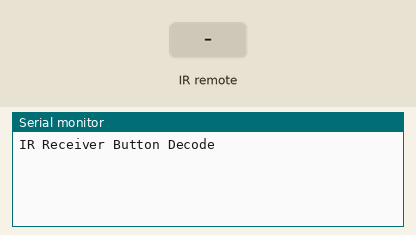
Simulated run of this sketch. Board: Arduino Uno, built with avr-gcc and run on an emulated ATmega328P. Shown: the last lines printed to the serial monitor. The inputs (shaded band) are chosen by the test bench.

Above: at 1.2 s.
1.3 s: infrared code 0xFF629D received
At 2.5 s:
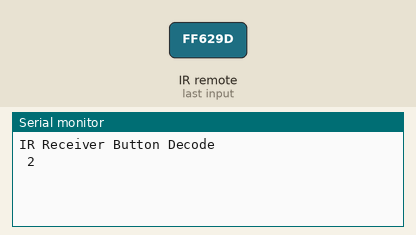
2.8 s: infrared code 0xFF42BD received
At 3.7 s:
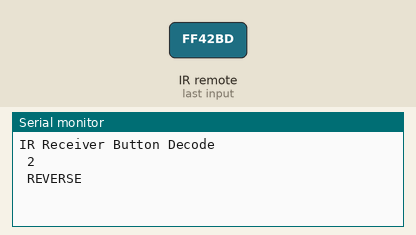
4.3 s: infrared code 0xFFB04F received
At 4.8 s:
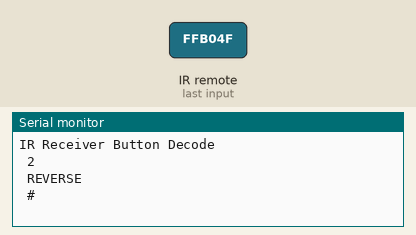
5.8 s: infrared code 0xFF30CF received
At 7.0 s:
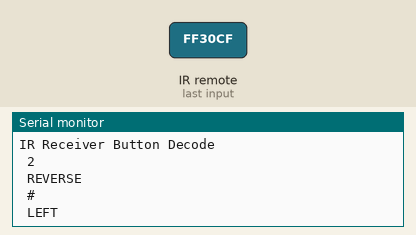
7.3 s: infrared code 0xFF18E7 received
At 8.3 s:
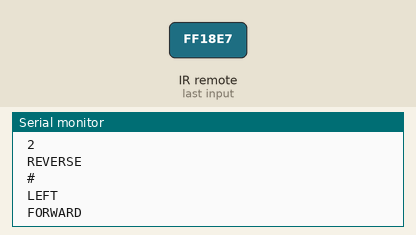

Measured:
- after the input at 1.3 s, the serial monitor: prints a new line at once (image 1)
- after the input at 2.8 s, the serial monitor: prints a new line at once (image 2)
- after the input at 4.3 s, the serial monitor: prints a new line at once (image 3)
- after the input at 5.8 s, the serial monitor: prints a new line at once (image 4)
- after the input at 7.3 s, the serial monitor: prints a new line at once (image 5)

The sketch:

IR_Remote.ino
```cpp
#include "IRremote.h"

int receiver = 11;

IRrecv irrecv(receiver);
decode_results results;

void setup()
{
  Serial.begin(9600);
  Serial.println("IR Receiver Button Decode");
  irrecv.enableIRIn();
}


void loop()
{
  if (irrecv.decode(&results))
  {
    translateIR();
    irrecv.resume();
  }
}

void translateIR()
{
  switch(results.value)
  {
    case 0xFF629D: Serial.println(" 2"); break;   //THE REAL 2
    case 0xFF22DD: Serial.println(" 4"); break;
    case 0xFF02FD: Serial.println(" 5"); break;
    case 0xFFC23D: Serial.println(" 6"); break;
    case 0xFFA857: Serial.println(" 8"); break;
    case 0xFF42BD: Serial.println(" REVERSE"); break;   //NOT REAL 1
    case 0xFF9867: Serial.println(" 0"); break;
    case 0xFFB04F: Serial.println(" #"); break;
    case 0xFF30CF: Serial.println(" LEFT"); break;
    case 0xFF18E7: Serial.println(" FORWARD"); break;
    //case 0xFF7A85: Serial.println(" REVERSE"); break;   //FAKE RIGHT
    case 0xFF10EF: Serial.println(" LEFT"); break;
    case 0xFF38C7: Serial.println(" -OK-"); break;
    case 0xFF5AA5: Serial.println(" RIGHT"); break;
    //case 0xFF42BD: Serial.println(" REVERSE"); break;     //NOT REAL 1
    //case 0xFF4ABD: Serial.println(" REVERSE"); break;
    //case 0xFF52AD: Serial.println(" REVERSE"); break;       //NOT REAL 3
    case 0xFFFFFFFF: Serial.println(" REPEAT"); break;


    case 0xFFA25D: Serial.println(" 1"); break;
    case 0xFFE21D: Serial.println(" 3"); break;
    case 0xFFE01F: Serial.println(" 7"); break;
    case 0xFF906F: Serial.println(" 9"); break;
    case 0xFF6897: Serial.println(" *"); break;
    case 0xFF4AB5: Serial.println(" REVERSE"); break;

    default:
      Serial.println(" other number ");

    }

    delay(300);

}
```
